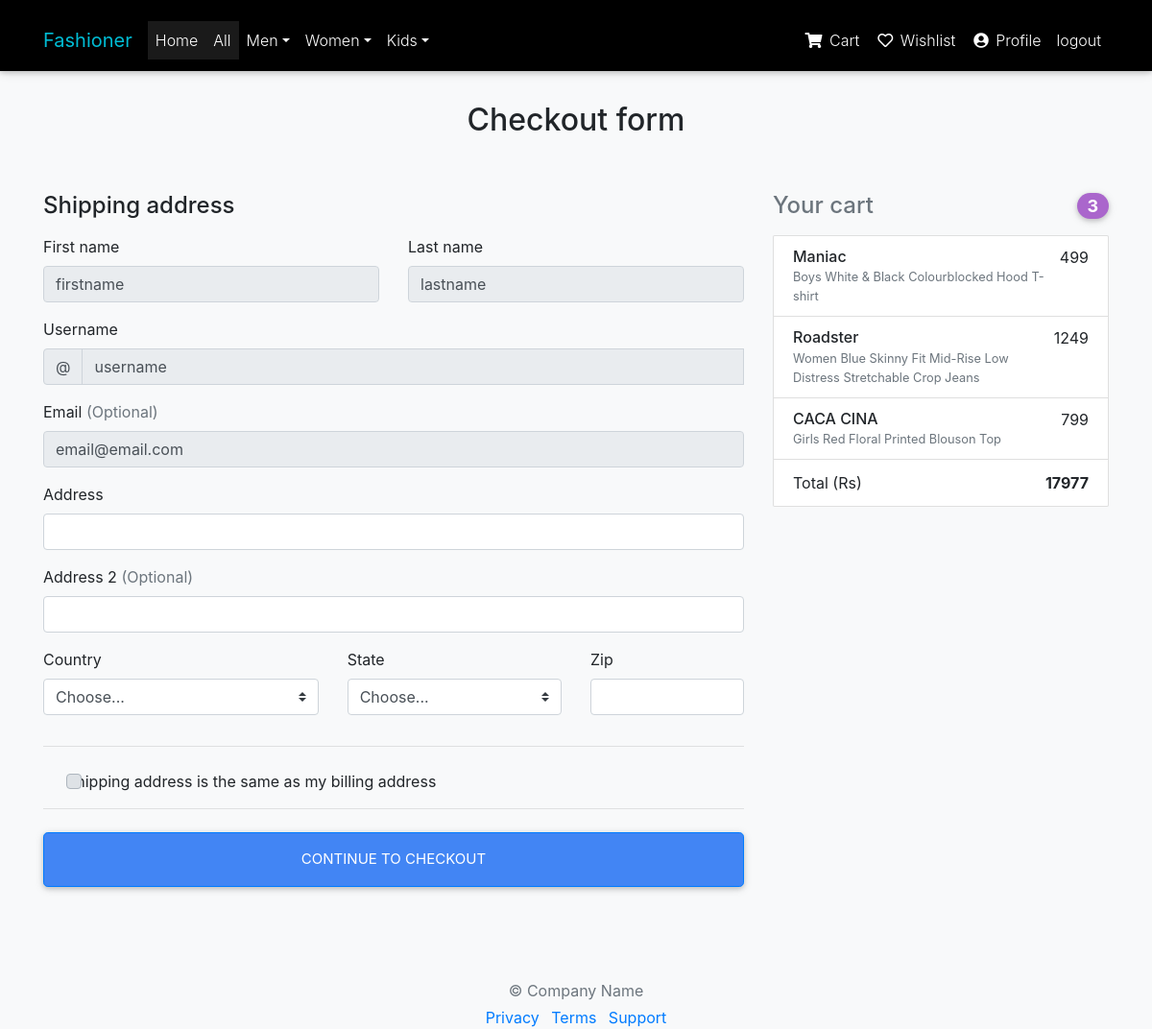
/home/cart/checkout (signed in), run on an earlier commit of the app's database.
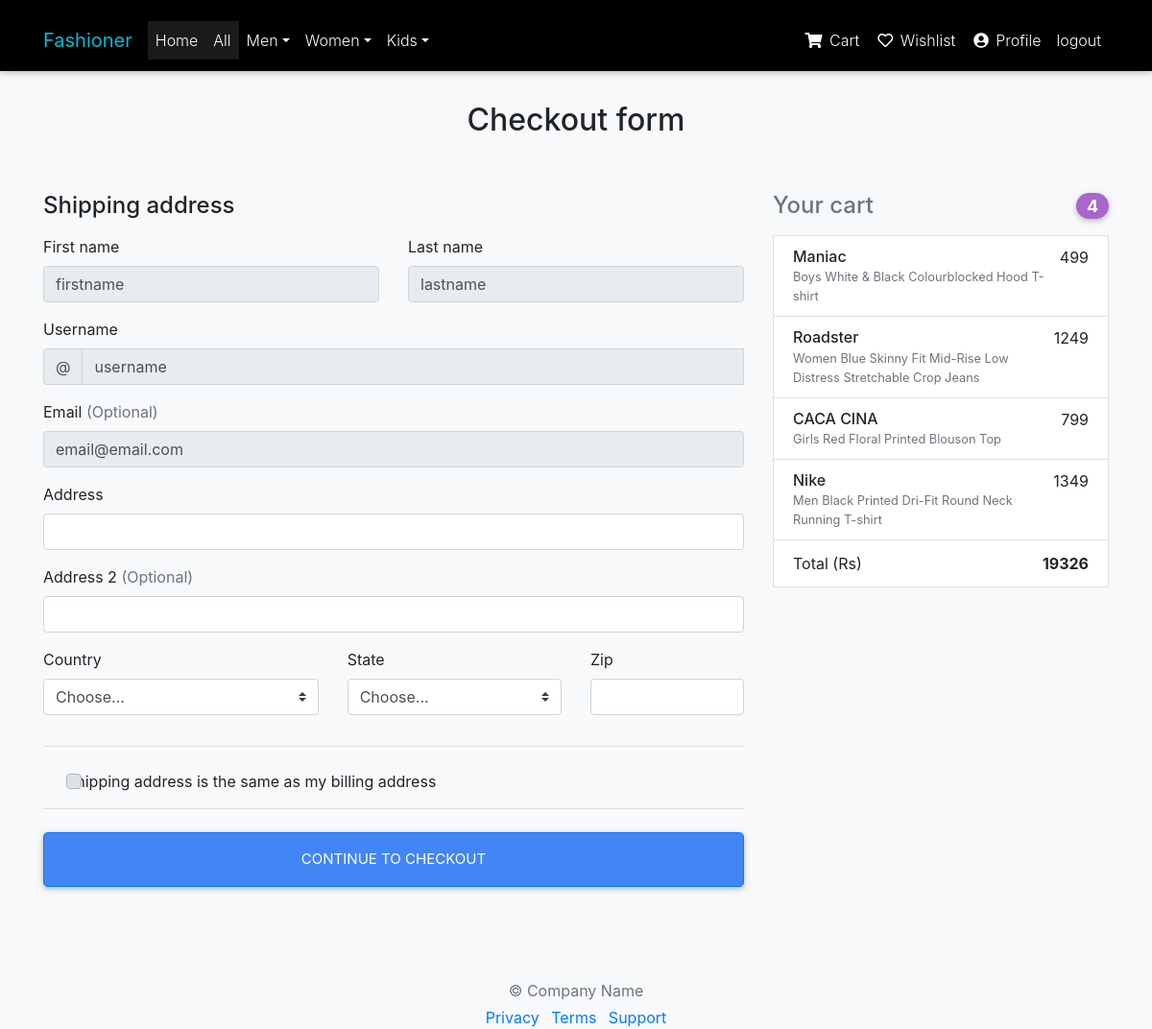
And on a later commit of the database.
### FashionerMain/models.py (models this page shows)
class Cart(models.Model):
    user = models.ForeignKey(User, on_delete=models.DO_NOTHING)
    product = models.ForeignKey(Product, on_delete=models.DO_NOTHING)
    quantity = models.IntegerField(default=1)
    size = models.CharField(choices=SIZE_CHOISES, max_length=3, default="")
    price = models.IntegerField(default=0)
    ordered = models.BooleanField(default=False)

class Product(models.Model):
    product_name = models.CharField(max_length=100)
    tagline = models.CharField(max_length=100, default="")
    price = models.IntegerField(default=0)
    image1 = models.CharField(max_length = 1000, default="")
    image2 = models.CharField(max_length = 1000, default="")
    image3 = models.CharField(max_length = 1000, default="")
    category = models.ForeignKey(Category, on_delete=models.DO_NOTHING, default="")
    description = models.CharField(max_length = 1000, default="")
    sizes = MultiSelectField(choices = SIZE_CHOISES, default="")

### FashionerMain/views.py (the view)
# urls.py: path('cart/checkout', views.checkout, name='checkout'),
def checkout(request):
    user = request.user
    items = Cart.objects.filter(user = user)
    length = len(items)
    total = 0
    for item in items:
        if(item.ordered == False):
            total = total + item.price
    context = {
        'user': user,
        'items': items,
        'length': length,
        'total': total,
        'men': men,
        'women': women,
        'girls': girls,
        'boys': boys,
    }
    return render(request, "checkout-page.html", context)

### templates/checkout-page.html (shortened to what the changed rows need)
{% load static %}
<!DOCTYPE html>
<html lang="en"><head><meta http-equiv="Content-Type" content="text/html; charset=UTF-8">
    <link href="{% static 'Checkout example for Bootstrap_files/bootstrap.min.css'%}" rel="stylesheet">
    <link href="{% static 'Checkout example for Bootstrap_files/form-validation.css'%}" rel="stylesheet">
    <link rel="stylesheet" href="https://use.fontawesome.com/releases/v5.11.2/css/all.css">
    <link href="{% static 'css/bootstrap.min.css' %}" rel="stylesheet">
    <link href="{% static 'css/mdb.min.css' %}" rel="stylesheet">
    <link href="{% static 'css/style.min.css' %}" rel="stylesheet">
    </head>
  <body class="bg-light" data-new-gr-c-s-check-loaded="14.997.0" data-gr-ext-installed="">
    <div class="container">
    <br><br>
      <div class="py-5 text-center">
        <h2>Checkout form</h2>
      </div>
      <div class="row">
        <div class="col-md-4 order-md-2 mb-4">
          <h4 class="d-flex justify-content-between align-items-center mb-3">
            <span class="text-muted">Your cart</span>
            <span class="badge badge-secondary badge-pill">{{length}}</span>
          </h4>
          <ul class="list-group mb-3">
          {% for item in items %}
            <li class="list-group-item d-flex justify-content-between lh-condensed">
              <div>
                <h6 class="my-0">{{ item.product.product_name }}</h6>
                <small class="text-muted">{{ item.product.tagline }}</small>
              </div>
              <span class="my-0">{{ item.product.price }}</span>
            </li>
          {% endfor %}
            <li class="list-group-item d-flex justify-content-between">
              <span>Total (Rs)</span>
              <strong>{{ total }}</strong>
            </li>
          </ul>
        </div>
      </div>
    </div>
</body></html>

What changed in the data, as far as the page shows it:
added Cart: product.product_name "Nike", product.tagline "Men Black Printed Dri-Fit Round Neck Running T-shirt", product.price "1349"
Also different on the page:
{{ length }}: "3" → "4"
{{ total }}: "17977" → "19326"
